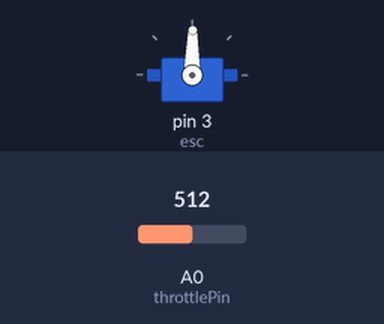
This sketch was run on a simulated Arduino Uno, built with avr-gcc and run on an emulated ATmega328P. Parts: servo. The inputs (shaded band) are chosen by the test bench; at power-on: A0 (throttlePin) = 512. What the sketch prints to the serial monitor is not drawn.

Above: at 1.2 s.
1.3 s: A0 (throttlePin) set to 716
At 2.5 s:
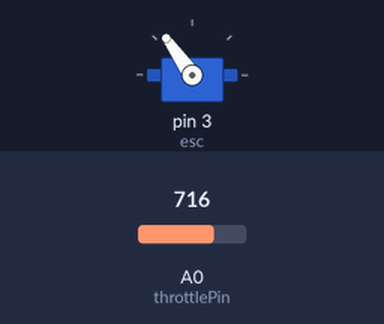
2.8 s: A0 (throttlePin) set to 900
At 4.0 s:
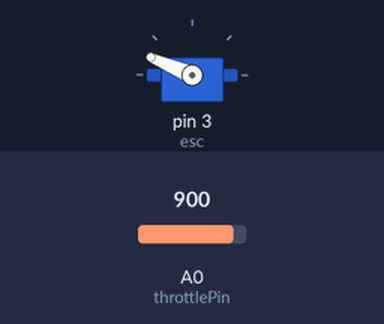
4.3 s: A0 (throttlePin) set to 1023
At 5.0 s:
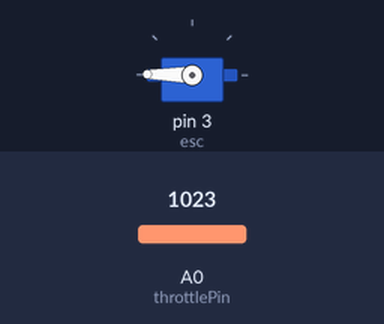
5.8 s: A0 (throttlePin) set to 306
At 6.3 s:
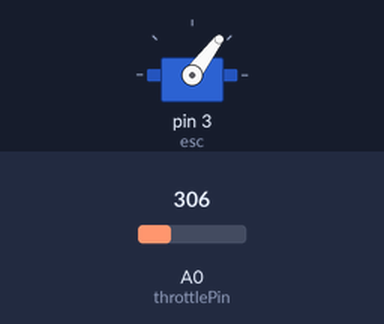
7.3 s: A0 (throttlePin) set to 122
At 8.5 s:
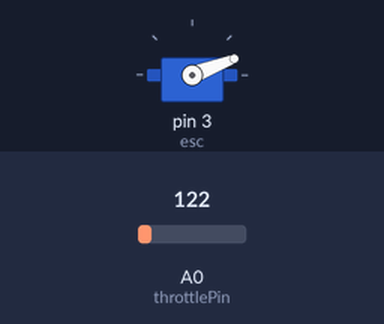
8.8 s: A0 (throttlePin) set to 511
At 9.6 s:
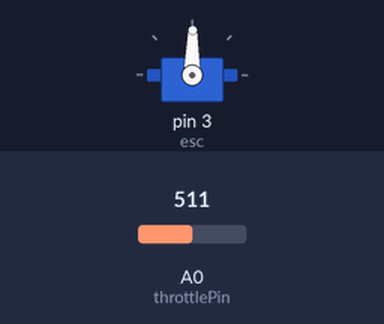
Timing chart, 0 to 11.3 s (numbered marks = the images above; inputs shaded):
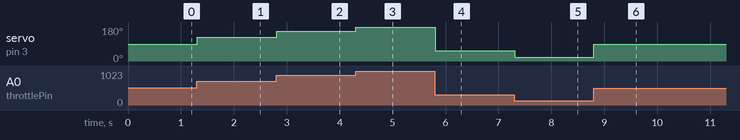

The sketch:

esc_test.ino
```cpp
#include <Servo.h>

Servo esc;
int throttlePin = 0;

void setup()
{
  esc.attach(3);
  Serial.begin(9600);
}

void loop()
{
  int throttle = analogRead(throttlePin);
  throttle = map(throttle, 0, 1023, 0, 179);
  Serial.println(throttle);
  esc.write(throttle);
}
```

Measured:
- after the input at 1.3 s, servo on pin 3 (esc): 89° → 125° at once
- after the input at 2.8 s, servo on pin 3 (esc): 125° → 157° at once
- after the input at 4.3 s, servo on pin 3 (esc): 157° → 179° at once
- after the input at 5.8 s, servo on pin 3 (esc): 179° → 53° at once
- after the input at 7.3 s, servo on pin 3 (esc): 53° → 21° at once
- after the input at 8.8 s, servo on pin 3 (esc): 21° → 89° at once
